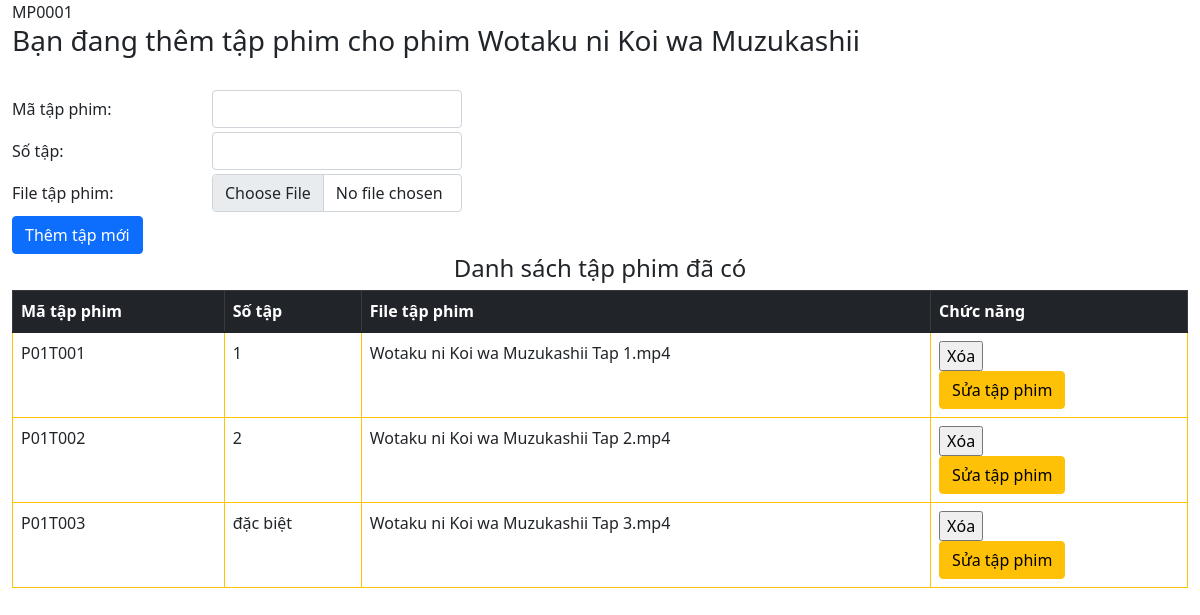
Screenshot of /Phuoc-tapphim/themtapphim.php?maPhim=MP0001 with the database file from the repository.
### tables this page shows
CREATE TABLE `phim` (
  `MaPhim` varchar(50) NOT NULL,
  `TenPhim` varchar(100) NOT NULL,
  `MoTa` varchar(1000) DEFAULT NULL,
  `TrangThai` varchar(50) DEFAULT NULL,
  `Diem` float NOT NULL DEFAULT 0,
  `PhatHanh` int(4) DEFAULT NULL,
  `ThoiLuong` int(11) DEFAULT NULL,
  `LuotXem` int(11) DEFAULT 0,
  `LuotDanhGia` int(11) NOT NULL DEFAULT 0,
  `ThoiGianThemPhim` datetime NOT NULL DEFAULT current_timestamp(),
  `Poster` varchar(100) NOT NULL,
  `KieuPhim` bit(1) NOT NULL,
  `MaQG` int(5) NOT NULL
);

CREATE TABLE `tapphim` (
  `MaTapPhim` varchar(50) NOT NULL,
  `TapPhim` varchar(100) NOT NULL,
  `SoTap` varchar(20) DEFAULT NULL,
  `MaPhim` varchar(50) NOT NULL
);

### Phuoc-tapphim/themtapphim.php (the view, shortened to what this page needs)
<!DOCTYPE html>
<?php
    require_once("../Phuoc-phim/connect.php");
?>
<html lang="en">
<head>
    <link href="https://cdn.jsdelivr.net/npm/bootstrap@5.1.3/dist/css/bootstrap.min.css" rel="stylesheet">
    <link rel="stylesheet" href="https://cdn.jsdelivr.net/npm/bootstrap-icons@1.6.0/font/bootstrap-icons.css">
    <link rel="stylesheet" type="text/css" href="../styles/tapphimstyle.css">
</head>
<body class="container-fluid">
    <?php
        $maPhim = $_GET['maPhim'];
        echo $maPhim;
        $sql = "SELECT * FROM phim WHERE MaPhim = '$maPhim'";
        $result = mysqli_query($conn, $sql);
        $row = mysqli_fetch_assoc($result);
        $tenPhim = $row['TenPhim'];
        echo "<h3>Bạn đang thêm tập phim cho phim $tenPhim</h3>";
    ?>
    <?php
        $maTapPhim = $soTap = $fileTapPhim = "";
        $maPhim = $_GET['maPhim'];
    ?>
    <br>
    <form action="" method="post" enctype="multipart/form-data">
        <div class="row mb-1">
            <label for="maPhim" class="col-sm-2 col-form-label">Mã tập phim:</label>
            <div class="col-sm-3">
                <input type="text" class="form-control" name="maTapPhim" value="<?php echo $maTapPhim; ?>">
            </div>
        </div>
        <div class="row mb-1">
            <label for="maPhim" class="col-sm-2 col-form-label">Số tập:</label>
            <div class="col-sm-3">
                <input type="text" class="form-control" name="soTap" value="<?php echo $soTap; ?>">
            </div>
        </div>
        <div class="row mb-1">
            <label for="maPhim" class="col-sm-2 col-form-label">File tập phim:</label>
            <div class="col-sm-3">
                <input type="file" class="form-control" name="fileTapPhim">
            </div>
        </div>
        <button type="submit" class="btn btn-primary" name="themTapMoi">Thêm tập mới</button>
    </form>
    <?php
        $sql = "SELECT * FROM tapphim WHERE MaPhim = '$maPhim'";
        $result = mysqli_query($conn, $sql);
        if (mysqli_num_rows($result) > 0) {
            echo "<p style='text-align:center;' class='h4'>Danh sách tập phim đã có</p>";
            echo "<table class='table table-hover table-bordered border-warning'>";
            echo "<thead>
                    <tr class='table-dark  '>
                        <th>Mã tập phim</th>
                        <th>Số tập</th>
                        <th>File tập phim</th>
                        <th>Chức năng</th>
                    </tr>
                  </thead>";
            echo "<tbody>";
            while($row = mysqli_fetch_assoc($result)) {
                echo "<tr class='table-white'>";
                echo "<td>" . $row['MaTapPhim'] . "</td>";
                echo "<td>" . $row['SoTap'] . "</td>";
                echo "<td>" . $row['TapPhim'] . "</td>";
                echo "
                    <td>
                    <form name='' method='post'>
                        <input type='hidden' name='maPhim' value='".$row['MaPhim']."'>
                        <input type='hidden' name='maTapPhim' value='". $row['MaTapPhim'] ."'>
                        <input type='hidden' name='soTap' value='". $row['SoTap'] ."'>
                        <input type='submit' name = 'xoa' value='Xóa'' />
                    </form>
                    <a class='btn btn-warning' href='suatapphim.php?maPhim=". $row['MaPhim'] . "&maTapPhim=". $row['MaTapPhim'] ."'>Sửa tập phim</a>
                    </td>
                ";
                echo "</tr>";
            }
            echo "</tbody>";
            echo "</table>";
        } else {
            echo "<h3>Phim hiện tại chưa thêm tập nào</h3>";
        }
    ?>
</body>
</html>

### styles/tapphimstyle.css (style rules this page uses)
body { margin: 0px; padding: 0px; }
.form-control { width: 250px; }

### rows the page displays
phim: TenPhim "Wotaku ni Koi wa Muzukashii"
tapphim: MaTapPhim "P01T001", SoTap "1", TapPhim "Wotaku ni Koi wa Muzukashii Tap 1.mp4"
tapphim: MaTapPhim "P01T002", SoTap "2", TapPhim "Wotaku ni Koi wa Muzukashii Tap 2.mp4"
tapphim: MaTapPhim "P01T003", SoTap "đặc biệt", TapPhim "Wotaku ni Koi wa Muzukashii Tap 3.mp4"

### other values shown
$maPhim "MP0001"
